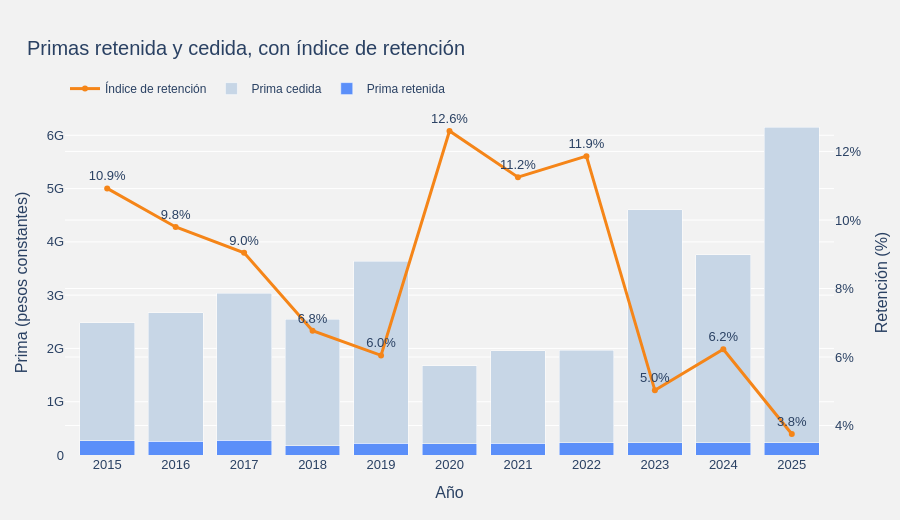

This figure's notebook cell:
### Markdown cell above
### 2.1.3. Primas retenidas respecto a la prima emitida

Se descompone la prima emitida en la parte retenida y la parte cedida, y se analiza el índice anual de retención.

### Code cell
mercado["prima_cedida"] = (
    mercado["prima_emitida_ajustada"]
    - mercado["prima_retenida_ajustada"]
)
mercado["indice_retencion"] = (
    mercado["prima_retenida_ajustada"]
    / mercado["prima_emitida_ajustada"]
    * 100
)
mercado["variacion_retencion_pp"] = mercado["indice_retencion"].diff()

tabla_retencion = mercado[[
    "prima_retenida_ajustada",
    "prima_cedida",
    "indice_retencion",
    "variacion_retencion_pp",
]].rename(columns={
    "prima_retenida_ajustada": "Prima retenida",
    "prima_cedida": "Prima cedida",
    "indice_retencion": "Índice de retención (%)",
    "variacion_retencion_pp": "Variación (pp)",
})

display(tabla_retencion.style.format({
    "Prima retenida": "{:,.2f}",
    "Prima cedida": "{:,.2f}",
    "Índice de retención (%)": "{:.2f}",
    "Variación (pp)": "{:.2f}",
}))

fig = go.Figure()
fig.add_bar(
    x=mercado.index,
    y=mercado["prima_retenida_ajustada"],
    name="Prima retenida",
    marker_color=COLORES["azul"],
)
fig.add_bar(
    x=mercado.index,
    y=mercado["prima_cedida"],
    name="Prima cedida",
    marker_color=COLORES["azul_claro"],
)
fig.add_scatter(
    x=mercado.index,
    y=mercado["indice_retencion"],
    mode="lines+markers+text",
    text=mercado["indice_retencion"].map(lambda valor: f"{valor:.1f}%"),
    textposition="top center",
    name="Índice de retención",
    yaxis="y2",
    line=dict(color=COLORES["naranja"], width=3),
)
fig.update_layout(
    title="Primas retenida y cedida, con índice de retención",
    template="reservas",
    barmode="stack",
    height=520,
    yaxis=dict(title="Prima (pesos constantes)", tickformat="~s"),
    yaxis2=dict(title="Retención (%)", overlaying="y", side="right", ticksuffix="%"),
    xaxis=dict(title="Año", dtick=1),
)
fig.show()

### Figure 1 — Plotly figure (JSON) as saved in the notebook; plotly's stock layout.template omitted (floating-point values rounded to 4 significant figures)
{"data": [{"marker": {"color": "#5B8FF9"}, "name": "Prima retenida", "type": "bar", "x": [2015, 2016, 2017, 2018, 2019, 2020, 2021, 2022, 2023, 2024, 2025], "y": [270800000.0, 261700000.0, 274900000.0, 172500000.0, 219900000.0, 211400000.0, 220300000.0, 233100000.0, 231500000.0, 233800000.0, 230900000.0]}, {"marker": {"color": "#C7D6E6"}, "name": "Prima cedida", "type": "bar", "x": [2015, 2016, 2017, 2018, 2019, 2020, 2021, 2022, 2023, 2024, 2025], "y": [2209000000.0, 2411000000.0, 2765000000.0, 2377000000.0, 3416000000.0, 1467000000.0, 1738000000.0, 1732000000.0, 4372000000.0, 3521000000.0, 5921000000.0]}, {"line": {"color": "#F58518", "width": 3}, "mode": "lines+markers+text", "name": "Índice de retención", "text": ["10.9%", "9.8%", "9.0%", "6.8%", "6.0%", "12.6%", "11.2%", "11.9%", "5.0%", "6.2%", "3.8%"], "textposition": "top center", "type": "scatter", "x": [2015, 2016, 2017, 2018, 2019, 2020, 2021, 2022, 2023, 2024, 2025], "y": [10.92, 9.795, 9.043, 6.766, 6.047, 12.6, 11.25, 11.86, 5.028, 6.227, 3.753], "yaxis": "y2"}], "layout": {"barmode": "stack", "height": 520, "title": {"text": "Primas retenida y cedida, con índice de retención"}, "xaxis": {"dtick": 1, "title": {"text": "Año"}}, "yaxis": {"tickformat": "~s", "title": {"text": "Prima (pesos constantes)"}}, "yaxis2": {"overlaying": "y", "side": "right", "ticksuffix": "%", "title": {"text": "Retención (%)"}}}}
